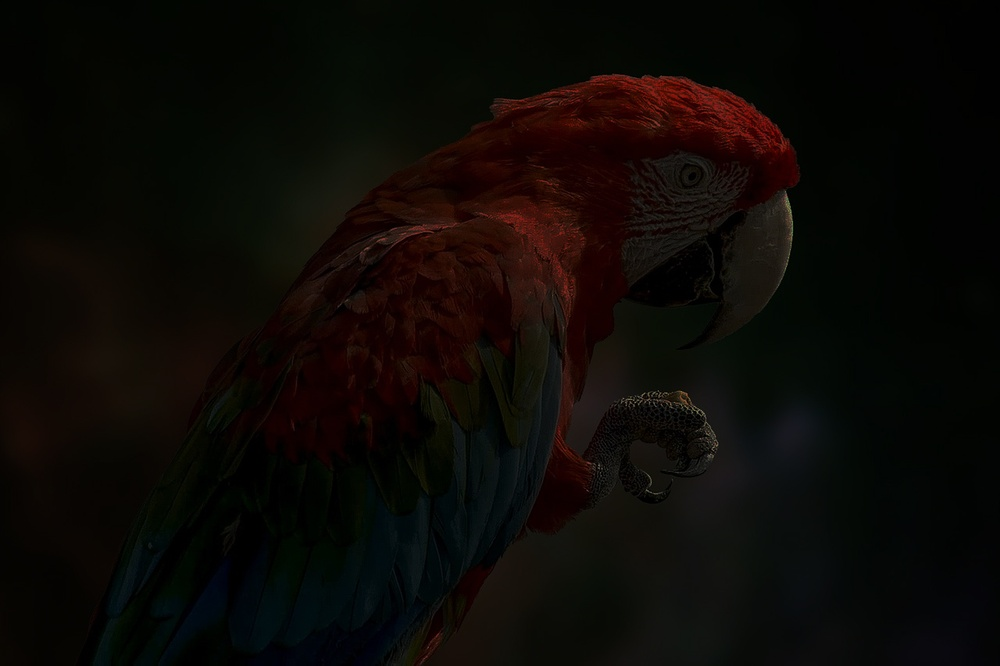
#> input picture parrot.jpg, 1000 x 666 px, shrunk from 1280 x 853 before the run
$ jupyter execute Histogram.ipynb
#> lines starting #> are read from the running program, lines starting #| are printed output that depends on the picture
# Ex. No: 03
## Histogram Equalization Using OpenCV (Grayscale & Color Images)

**Name :** Ashok Kumar Preetham Kumar **Reg. No :**  212224040032   **Slot No :** T2-J6

### Write a Python program using OpenCV to perform histogram equalization on the given grayscale image **"parrot.jpg"**.

The program should:

- Import the required libraries (**OpenCV, NumPy, Matplotlib**).
- Read the image **"parrot.jpg"** in **grayscale** format.
- Display the grayscale image and plot its histogram.
- Perform **histogram equalization** on the grayscale image using `cv2.equalizeHist()` to enhance its contrast.
- Using Matplotlib, display the following in a **2 × 2 grid layout**:
  - Original Grayscale Image
  - Histogram of Original Image
  - Enhanced (Equalized) Image
  - Histogram of Enhanced Image

[cell 1]
# Import required libraries
import cv2
import numpy as np
import matplotlib.pyplot as plt

[cell 2]
# Read the image in grayscale format
gray_img = cv2.imread('parrot.jpg', 0)
#> gray_img: shape (666, 1000); min 0, max 144, mean 9.7

[cell 3]
# Display the grayscale image.
equalized_img = cv2.equalizeHist(gray_img)
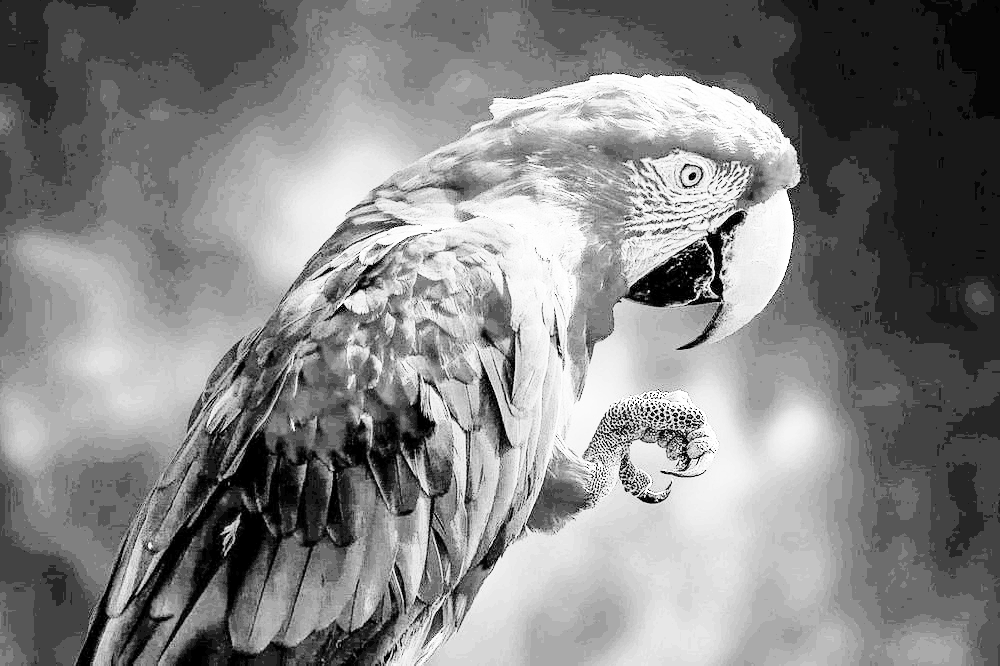
#> equalized_img: shape (666, 1000); min 0, max 255, mean 132.7

[cell 4]
# Plot the histogram of the grayscale image
plt.figure(figsize=(10, 8))

[cell 5]
# Perform histogram equalization
plt.plot(2, 2, 1)
plt.imshow(gray_img, cmap='gray')
plt.title('Original Grayscale Image')
plt.axis('off')

[cell 6]
# Display [1] the Original Image (Gray Image) and its Histogram, and [2] the Enhanced Image and its Histogram using a 2×2 layout in Matplotlib.

plt.plot(2, 2, 3)
plt.imshow(equalized_img, cmap='gray')
plt.title('Enhanced (Equalized) Image')
plt.axis('off')

[cell 7]
plt.plot(2, 2, 4)
plt.hist(equalized_img.ravel(), bins=256, range=(0, 256), color='black')
plt.title('Histogram of Enhanced Image')

plt.tight_layout()
plt.show()
#> figure, not shown here; tallest bar 73601 high, from x = 67 to 68

### Write a Python program using OpenCV to perform color image enhancement through histogram equalization in the HSV color space on the given image **"parrot.jpg"**.

The program should:

- Import the required libraries (**OpenCV, NumPy, Matplotlib**).
- Read the color image **"parrot.jpg"**.
- Plot the **histogram of the original color image** (use the **B, G, and R** channels).
- Convert the image from **BGR to HSV** color space.
- Apply **histogram equalization** to one specific channel to improve brightness and contrast using `cv2.equalizeHist()`.
- Convert the enhanced HSV image back to **BGR** format.
- Using Matplotlib, display the following in a **2 × 2 grid layout**:
  - Original Color Image
  - Histogram of Original Image (BGR channels)
  - Enhanced Color Image
  - Histogram of Enhanced Image (BGR channels)

[cell 8]
# Import required libraries
import cv2
import numpy as np
import matplotlib.pyplot as plt

[cell 9]
# Read the colorgiven parrot.jpg image.
img = cv2.imread("parrot.jpg")
#> img is the input picture: shape (666, 1000, 3); mean B, G, R 5.7, 9.1, 12.4

[cell 10]
# Plot the histogram of colour image
img_rgb = cv2.cvtColor(img, cv2.COLOR_BGR2RGB)

[cell 11]
# Convert to HSV.

colors = ('b', 'g', 'r')
hsv = cv2.cvtColor(img, cv2.COLOR_BGR2HSV)
#> hsv: shape (666, 1000, 3); mean H, S, V 41.7, 165.8, 14.5

[cell 12]
# Perform histogram equalization
h, s, v = cv2.split(hsv)
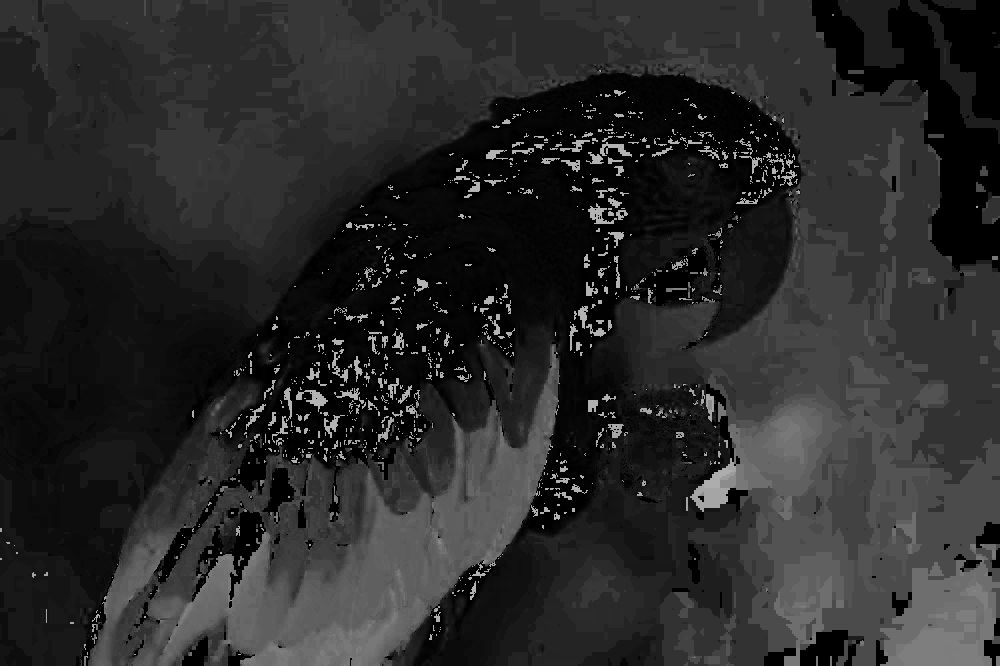
#> h: shape (666, 1000); min 0, max 179, mean 41.7
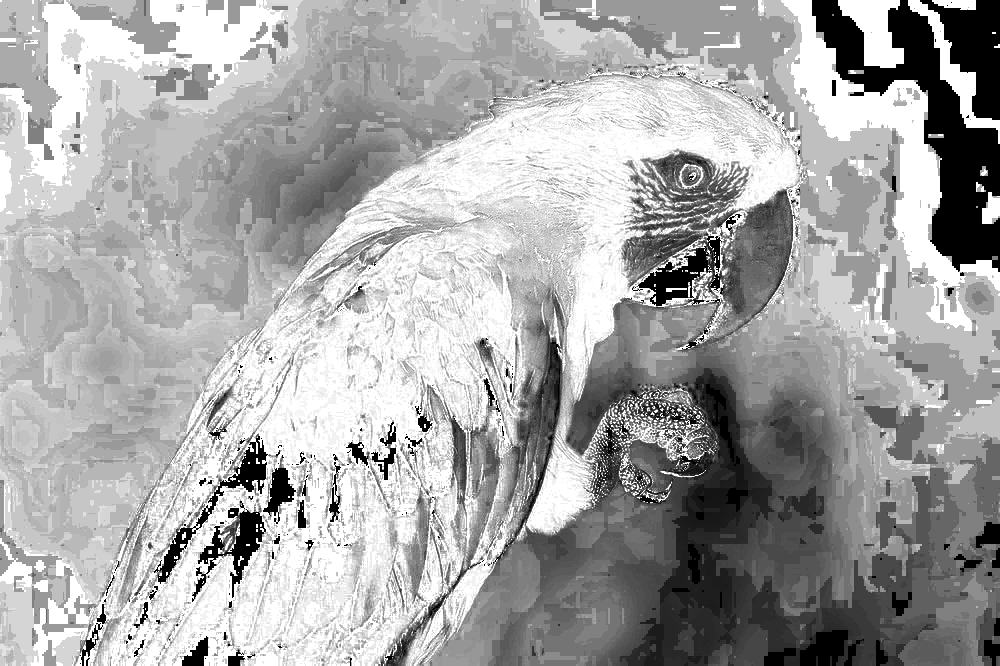
#> s: shape (666, 1000); min 0, max 255, mean 165.8
v_eq = cv2.equalizeHist(v)
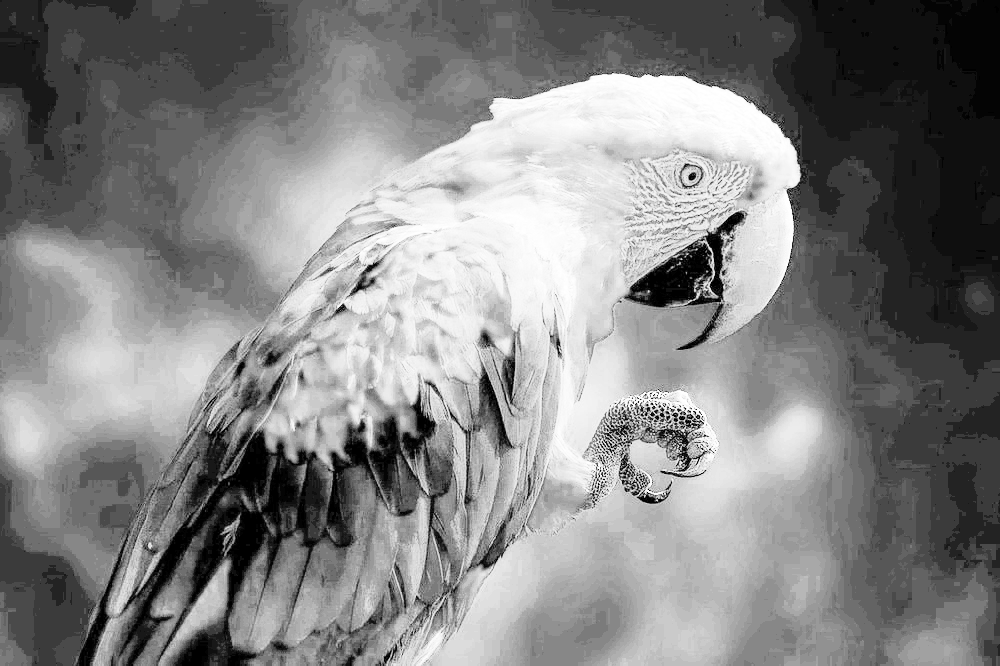
#> v_eq: shape (666, 1000); min 0, max 255, mean 131.2
hsv_eq = cv2.merge((h, s, v_eq))
#> hsv_eq: shape (666, 1000, 3); mean H, S, V 41.7, 165.8, 131.2
enhanced_img = cv2.cvtColor(hsv_eq, cv2.COLOR_HSV2BGR)
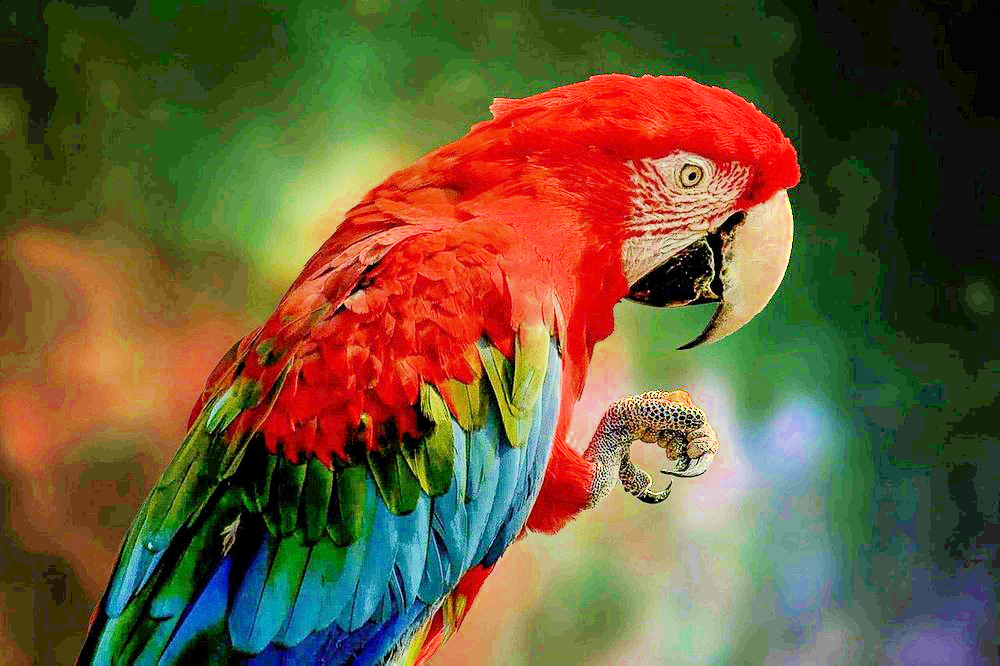
#> enhanced_img: shape (666, 1000, 3); mean B, G, R 55.7, 90.4, 106.6
enhanced_rgb = cv2.cvtColor(enhanced_img, cv2.COLOR_BGR2RGB)

[cell 13]
#  Original Image
plt.figure(figsize=(10, 8))
plt.plot(2, 2, 3)
plt.imshow(img_rgb)
plt.title("Original Color Image")
plt.axis("off")

[cell 14]
plt.plot(2, 2, 3)
for i, color in enumerate(colors):
    hist = cv2.calcHist([img], [i], None, [256], [0, 256])
    plt.plot(hist, color=color)
plt.title("Histogram of Original Image")
plt.xlabel("Pixel Intensity")
plt.ylabel("Frequency")
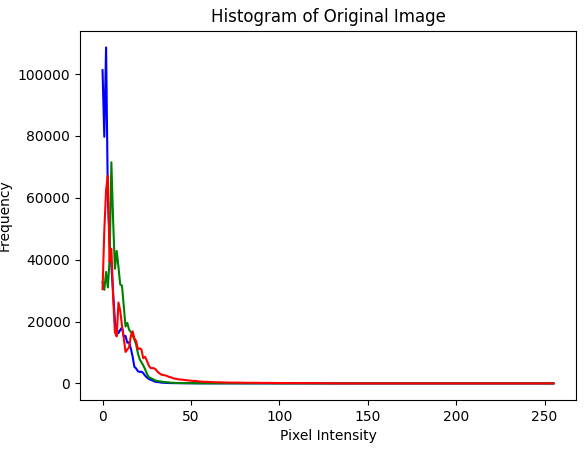
#> figure drawn by matplotlib, 1 panel; curve peaks at x = 2, y = 108608

[cell 15]
# Enhanced Image
plt.plot(2, 2, 3)
plt.imshow(enhanced_rgb)
plt.title("Enhanced Color Image")
plt.axis("off")
#> Out = (-0.5, 999.5, 665.5, -0.5)
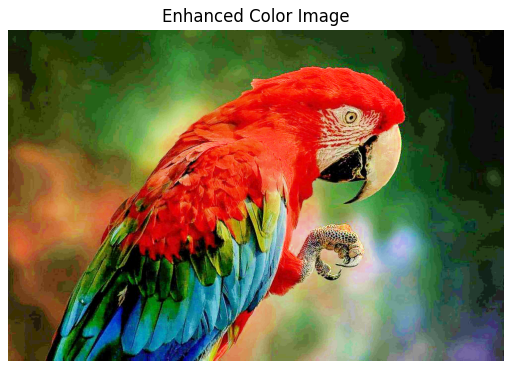
#> figure drawn by matplotlib, 1 panel

[cell 16]
plt.plot(2, 2, 4)
for i, color in enumerate(colors):
    hist = cv2.calcHist([enhanced_img], [i], None, [256], [0, 256])
    plt.plot(hist, color=color)
plt.title("Histogram of Enhanced Image")
plt.xlabel("Pixel Intensity")
plt.ylabel("Frequency")
plt.tight_layout()
plt.show()
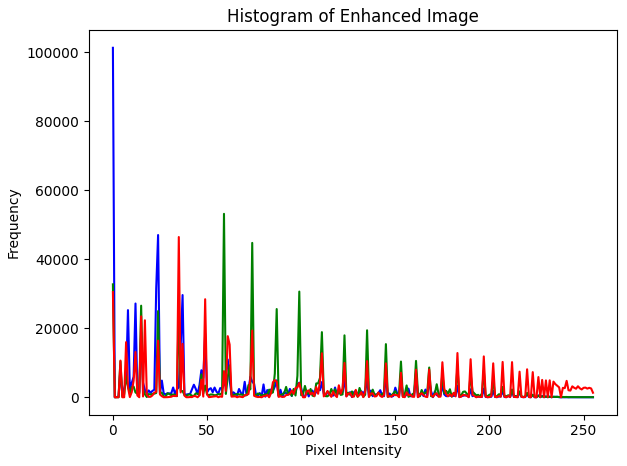
#> figure drawn by matplotlib, 1 panel; curve peaks at x = 0, y = 101252
